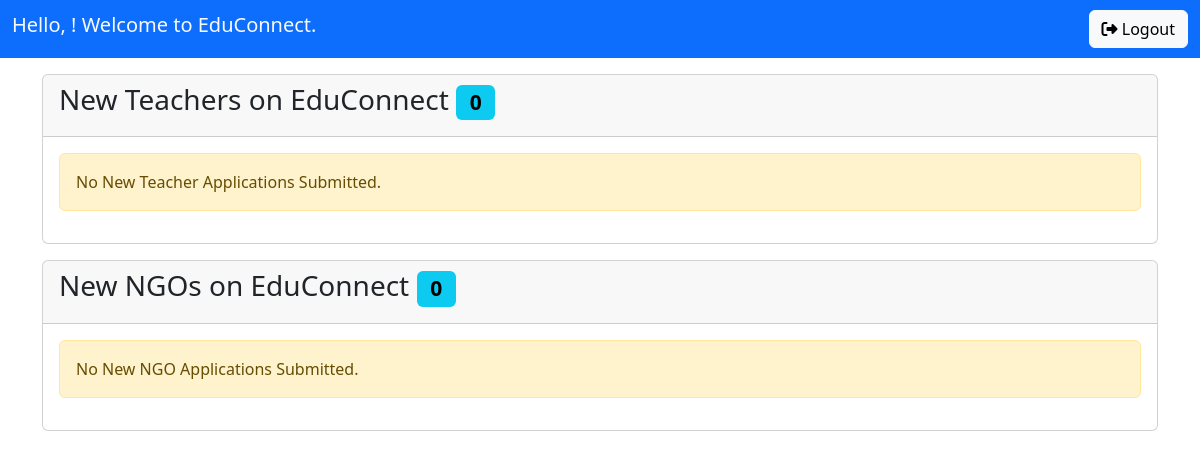
Before: /admin/admin.php with the older database file.
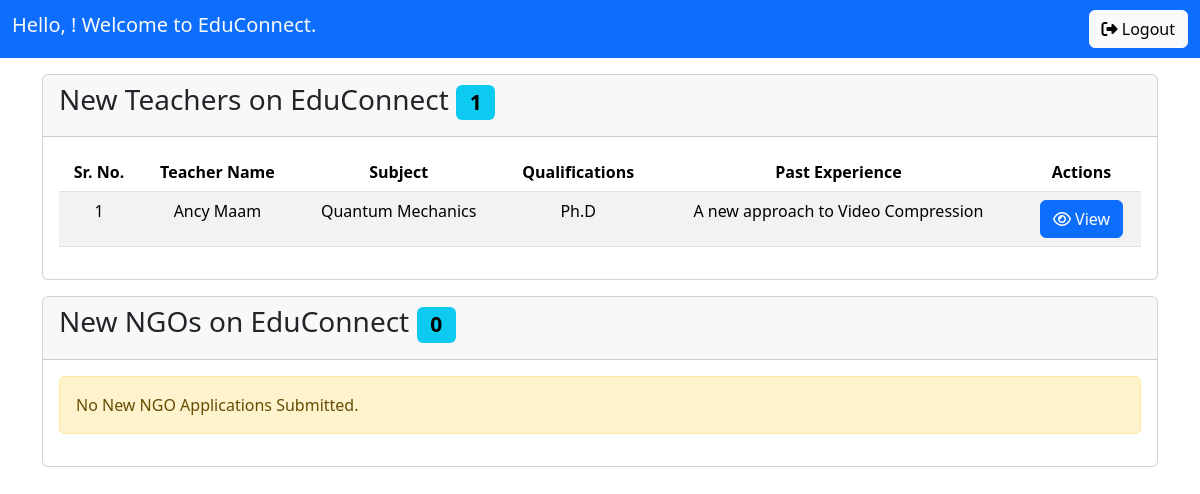
After: the same page with the newer database file.
### tables this page shows
CREATE TABLE `teachers` (
  `uid` varchar(20) NOT NULL,
  `uname` varchar(20) NOT NULL,
  `sex` set('Male','Female') NOT NULL,
  `qualifications` mediumtext NOT NULL,
  `qualFile` varchar(500) NOT NULL,
  `subject` varchar(500) NOT NULL,
  `past` mediumtext NOT NULL,
  `status` varchar(15) NOT NULL DEFAULT 'Pending'
);

### admin/admin.php (the view, shortened to what this page needs)
<?php
require '../common/links.php';
?>
<!DOCTYPE html>
<html lang="en">
<head>
</head>
<body>
    <?php include '../common/navbar.php' ?>
    <?php include '../common/message.php' ?>
    <div class="container">
        <div class="row mt-3">
            <div class="col-12">
                <div class="card">
                    <?php
                    $sql = "SELECT COUNT(*) as pending FROM teachers WHERE status='Pending'";
                    $result = mysqli_query($conn, $sql);
                    if ($result):
                        $row = mysqli_fetch_assoc($result);
                        $emptyUserLinks = $row['pending'];
                    ?>
                        <div class="card-header">
                            <h3 class="position-relative">
                                New Teachers on EduConnect <span class="badge text-bg-info"><?=$emptyUserLinks?></span>
                            </h3>
                        </div>
                    <?php endif; ?>
                    <div class="card-body">
                        <?php
                            $query = "SELECT * FROM teachers where status='Pending'";
                            $query_run = mysqli_query($conn, $query);
                            $i = 1;
                            if (mysqli_num_rows($query_run) > 0) {
                        ?>
                        <table class="table table-striped table-responsive">
                            <thead class="my-2">
                                <tr class="text-center">
                                    <th>Sr. No.</th>
                                    <th>Teacher Name</th>
                                    <th>Subject</th>
                                    <th>Qualifications</th>
                                    <th>Past Experience</th>
                                    <th>Actions</th>
                                </tr>
                            </thead>
                            <tbody>
                                <?php
                                    foreach ($query_run as $teacher) {
                                ?>
                                <tr class="text-center">
                                    <td><?=$i?></td>
                                    <td><?=$teacher['uname']?></td>
                                    <td><?=$teacher['subject']?></td>
                                    <td><?=$teacher['qualifications']?></td>
                                    <td><?=$teacher['past']?></td>
                                    <td>
                                        <a href="./viewTeacher.php?uname=<?=$teacher['uname']?>" class="btn btn-primary"><i class="far fa-eye"> </i> View</a>
                                    </td>
                                </tr>
                                <?php
                                        $i++;
                                    }
                                } else {
                                    echo "<div class='alert alert-warning' role='alert'>
                                        No New Teacher Applications Submitted.
                                        </div>";
                                }
                                ?>
                            </tbody>
                        </table>
                    </div>
                </div>
            </div>
        </div>
    </div>
    <div class="container">
        <div class="row mt-3">
            <div class="col-12">
                <div class="card">
                    <?php
                    $sql = "SELECT COUNT(*) as pending FROM ngos WHERE status='Pending'";
                    $result = mysqli_query($conn, $sql);
                    if ($result):
                        $row = mysqli_fetch_assoc($result);
                        $emptyUserLinks = $row['pending'];
                    ?>
                        <div class="card-header">
                            <h3 class="position-relative">
                                New NGOs on EduConnect <span class="badge text-bg-info"><?=$emptyUserLinks?></span>
                            </h3>
                        </div>
                    <?php endif; ?>
                    <div class="card-body">
                        <?php
                            $query = "SELECT * FROM ngos where status='Pending'";
                            $query_run = mysqli_query($conn, $query);
                            $i = 1;
                            if (mysqli_num_rows($query_run) > 0) {
                        ?>
                        <table class="table table-striped table-responsive">
                            <thead class="my-2">
                                <tr class="text-center">
                                    <th>Sr. No.</th>
                                    <th>NGO Name</th>
                                    <th>Members</th>
                                    <th>Actions</th>
                                </tr>
                            </thead>
                            <tbody>
                                <?php
                                    foreach ($query_run as $ngo) {
                                ?>
                                <tr class="text-center">
                                    <td><?=$i?></td>
                                    <td><?=$ngo['uname']?></td>
                                    <td><?=$ngo['mem_count']?></td>
                                    <td>
                                        <a href="./viewNgo.php?uname=<?=$ngo['uname']?>" class="btn btn-primary"><i class="far fa-eye"> </i> View</a>
                                    </td>
                                </tr>
                                <?php
                                        $i++;
                                    }
                                } else {
                                    echo "<div class='alert alert-warning' role='alert'>
                                        No New NGO Applications Submitted.
                                        </div>";
                                }
                                ?>
                    </div>
                </div>
            </div>
        </div>
    </div>
</body>
</html>

### common/links.php (shortened to what this page needs)
<link href="https://cdn.jsdelivr.net/npm/bootstrap@5.3.2/dist/css/bootstrap.min.css" rel="stylesheet">
<link rel="stylesheet" href="../common/style.css">

### common/navbar.php (shortened to what this page needs)
<nav class="navbar sticky-top bg-primary">
  <div class="container-fluid">
    <h1 class="navbar-brand text-light">Hello, <?=$_SESSION['uname']?>! Welcome to EduConnect.</h1>
    <div class="btns">
      <a href="../common/logout.php" class="btn btn-light"><i class="fas fa-sign-out-alt"> </i> Logout</a>
    </div>
  </div>
</nav>

Changed rows visible on the page:
added teachers: uname "Ancy Maam", subject "Quantum Mechanics", qualifications "Ph.D", past "A new approach to Video Compression"
Other visible differences:
$emptyUserLinks: "0" → "1"
text no longer shown: "No New Teacher Applications Submitted."
text now shown: "Sr. No. Teacher Name Subject Qualifications Past Experience Actions"
